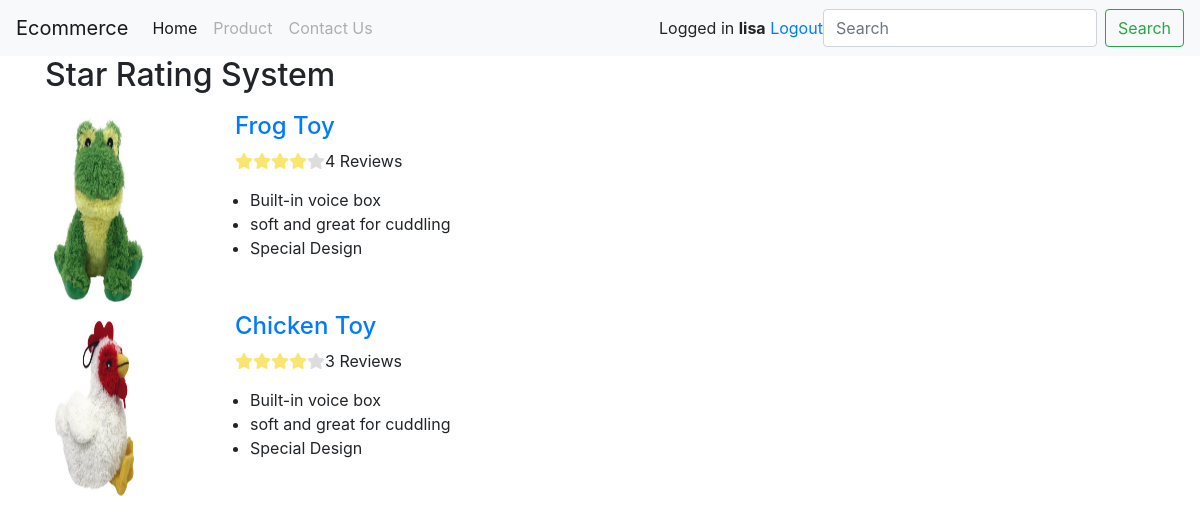
The app's page / (signed in) with its own data.
### tables this page shows
CREATE TABLE `product` (
  `id` int(11) NOT NULL AUTO_INCREMENT PRIMARY KEY,
  `name` varchar(256) NOT NULL,
  `description` text NOT NULL,
  `price` int(255) NOT NULL,
  `image` varchar(255) NOT NULL,
  `created_at` timestamp NOT NULL DEFAULT CURRENT_TIMESTAMP,
  `updated_at` timestamp NOT NULL DEFAULT CURRENT_TIMESTAMP

);

### index.php (called while the page is built, shortened)
<?php
include "layout/app.php";
?>

### class/Rating.php (called while the page is built, shortened)
<?php
class Rating{
	private $host  = '127.0.0.1';
    private $user  = 'root';
    private $password   = "1111";
    private $database  = "rating";
	private $productUsersTable = 'product_users';
	private $productTable = 'product';
    private $productRatingTable = 'product_rating';
	private $dbConnect = false;
    public function __construct(){
        if(!$this->dbConnect){
            $conn = new mysqli($this->host, $this->user, $this->password, $this->database);
            if($conn->connect_error){
                die("Error failed to connect to MySQL: " . $conn->connect_error);
            }else{
                $this->dbConnect = $conn;
            }
        }
    }
	private function getData($sqlQuery) {
		$result = mysqli_query($this->dbConnect, $sqlQuery);
		$data= array();
		while ($row = mysqli_fetch_array($result, MYSQLI_ASSOC)) {
			$data[]=$row;
		}
		return $data;
	}
	private function getNumRows($sqlQuery) {
		$result = mysqli_query($this->dbConnect, $sqlQuery);
		$numRows = mysqli_num_rows($result);
		return $numRows;
	}
	public function getProductList(){
		$sqlQuery = "
			SELECT * FROM ".$this->productTable;
		return  $this->getData($sqlQuery);
	}
	public function getProductRating($product_id){
		$sqlQuery = "
			SELECT r.id, r.product_id, r.user_id, u.username, u.avatar, r.rating_score, r.title, r.comment, r.reviewer,r.created_at, r.updated_at
			FROM ".$this->productRatingTable." as r
			LEFT JOIN ".$this->productUsersTable." as u ON (r.user_id = u.id)
			WHERE r.product_id = '".$product_id."'";
		return  $this->getData($sqlQuery);
	}
	public function getRatingAverage($product_id){
		$productRating = $this->getProductRating($product_id);
		$rating_score = 0;
		$count = 0;
		foreach($productRating as $productRatingDetails){
			$rating_score+= $productRatingDetails['rating_score'];
			$count += 1;
		}
		$average = 0;
		if($rating_score && $count) {
			$average = $rating_score/$count;
		}
		return $average;
	}
	public function getRatingTotal($product_id){
	 	$sqlQuery = "
			SELECT *
			FROM ".$this->productRatingTable."  WHERE product_id = '".$product_id."'";
	  $count = $this->getNumRows($sqlQuery);
		return $count;
	}
}
?>

### inc/index_content.php (the view, shortened to what this page needs)
<div class="container">
	<h2>Star Rating System</h2>
	<?php
	include_once 'class/Rating.php';
	$rating = new Rating();
	$productList = $rating->getProductList();
	foreach($productList as $product){
		$average = $rating->getRatingAverage($product["id"]);
		$count = $rating->getRatingTotal($product['id']);
	?>
	<div class="row">
		<div class="col-sm-2" style="width:150px">
			<img class="product_image" src="image/<?php echo $product["image"]; ?>" style="width:100px;height:200px;padding-top:10px;">
		</div>
		<div class="col-sm-4">
		<h4 style="margin-top:10px;"><a href="product_detail.php?product_id=<?php echo $product["id"]; ?>"><?php echo $product["name"]; ?></a></h4>
		<?php
				$averageRating = round($average, 0);
				for ($i = 1; $i <= 5; $i++) {
					$ratingClass = "star-grey";
					if($i <= $averageRating) {
						$ratingClass = "star-highlight";
					}
				echo	'<i class="fa fa-star '.$ratingClass. '"; aria-hidden="true"></i>';
				 }
				echo $count . ' Reviews';
			?>
		<?php echo $product["description"]; ?>
		</div>
	</div>
	<?php } ?>
</div>

### css/style.css (style rules this page uses)
.star-grey { color:#ddd; }
.star-highlight { color:#f9e570 !important; }

### records on screen
product: image (picture), name "Frog Toy", count "4", description "Built-in voice box soft and great for cuddling Special Design"
product: image (picture), name "Chicken Toy", count "3", description "Built-in voice box soft and great for cuddling Special Design"

### other values on screen
$userName "lisa"
